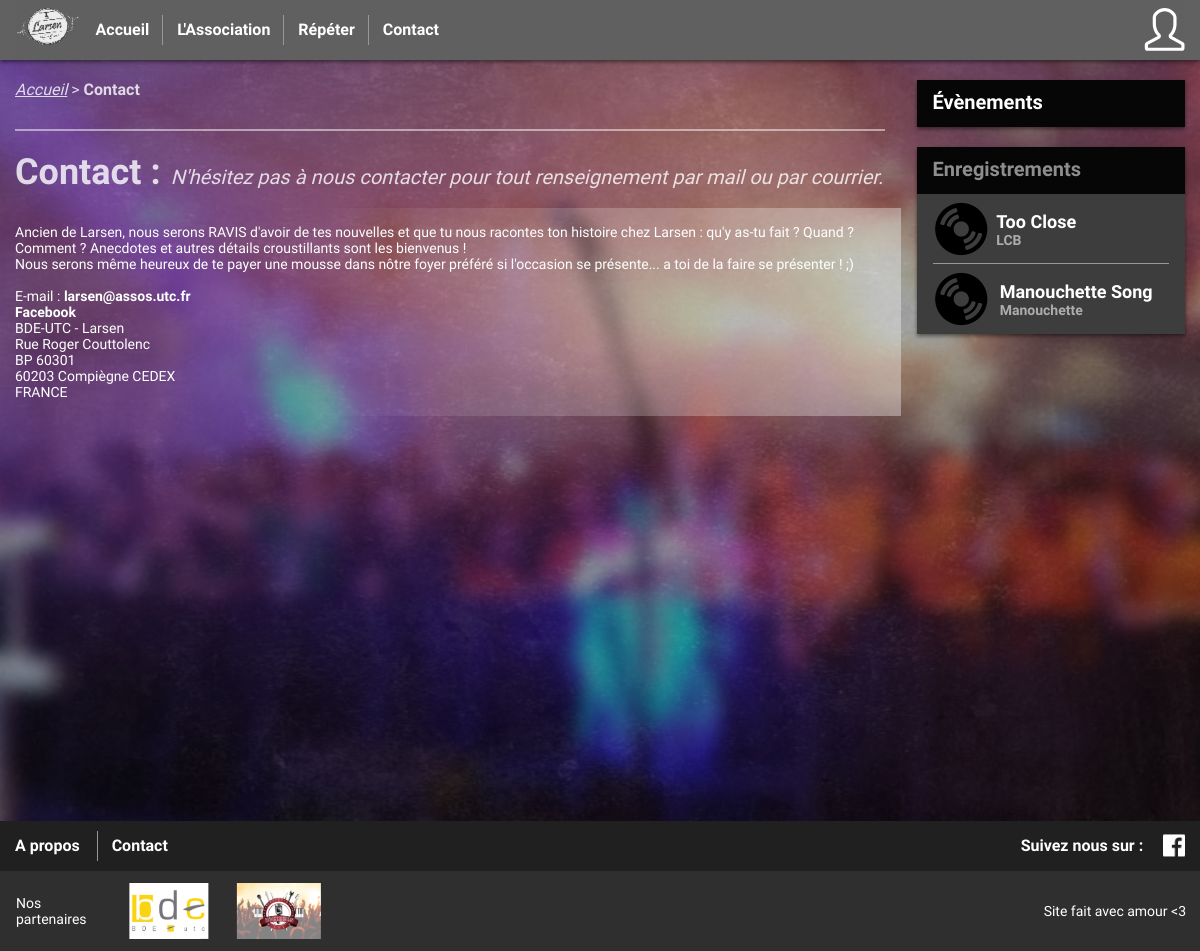
Before: /contact with the older database file.
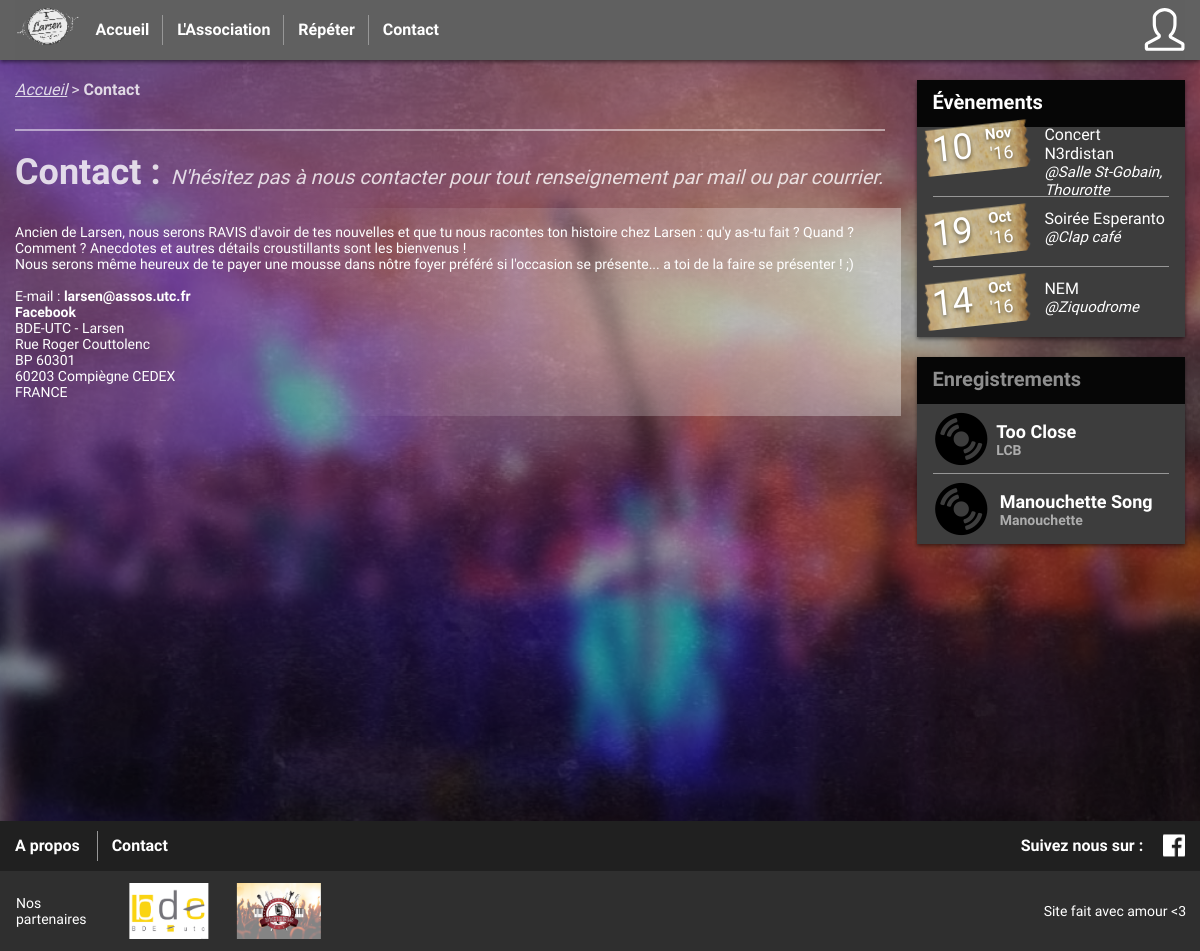
After: the same page with the newer database file.
### tables this page shows
create table events (
  ID bigint primary KEY AUTO_INCREMENT,
  nom varchar(255),
  date_event date,
  lieu varchar(255),
  description text
);

### incl/Router.php (called while the page is built, shortened)
<?php
class Router {
    static private $instance;
    private $routes;
    private $crawler;
    private $controllerFolder;
    private $configFolder;
    private $params;
    public static function getInstance()
    {
        if (!isset(self::$instance))
            self::$instance = new Router();
        return self::$instance;
    }
    function __construct() {
        $this->crawler = new \DOMDocument();
        $this->params = array();
    }
    public function setFolders($configFolder, $controllerFolder, $errorController) {
         $this->controllerFolder = $controllerFolder;
        $this->configFolder = $configFolder;
    }
    public function loadRoutes() {
        $this->crawler->load($this->configFolder.'/route.xml');
        foreach($this->crawler->getElementsByTagName("routes")->item(0)->childNodes as $route) {
            if($route->nodeName == "route") {
                $newRoute = array(
                    "url"=> $route->getAttribute("path"),
                    "controller" => $route->getElementsByTagName("controller")->item(0)->nodeValue,
                    "action" => $route->getElementsByTagName("action")->item(0)->nodeValue
                );
                if($route->getElementsByTagName("requirements")->length != 0) {
                    $requirementsArray = array();
                    $requirements = $route->getElementsByTagName("requirements")->item(0)->childNodes;
                    for($i=0; $i < $requirements->length; $i++) {
                        if($requirements->item($i)->nodeName != "#text") {
                            if(strpos($newRoute["url"], ':'.$requirements->item($i)->nodeName) !== false) {
                                $requirementsArray[$requirements->item($i)->nodeName] = $requirements->item($i)->getAttribute("value");
                            }
                        }
                    }
                    if(!empty($requirementsArray)) {
                        $newRoute["requirements"] = $requirementsArray;
                    }
                }
                $this->routes[$route->getAttribute("id")] = $newRoute;
            }
        }
    }
    public function matchRoute() {
        $requestedURL = explode('/', trim((isset($_GET['url'])) ? $_GET['url'] : '', '/'));
        $callRoute = null;
        foreach($this->routes as $route) {
            $url = explode('/', trim($route["url"], '/'));
            $params = array();
            if(count($requestedURL) == count($url)) {
                $status = true;
                for($i = 0; $i < count($url); $i++) {
                    if($url[$i] != '' && $url[$i][0] == ':') {
                        if(@array_key_exists(substr($url[$i], 1), $route["requirements"]) && !preg_match("#^".$route["requirements"][substr($url[$i], 1)]."$#",$requestedURL[$i])) {
                            $status=false;
                            break;
                        }
                        $params[substr($url[$i], 1)] = $requestedURL[$i];
                    }
                    elseif($url[$i] != $requestedURL[$i]) {
                        $status = false;
                        break;
                    }
                }
                if(!$status) {
                    unset($params);
                }
                else {
                    $callRoute = $route;
                    $this->params = $params;
                    break;
                }
            }
        }
        if($callRoute && is_file($this->controllerFolder.'/'.$callRoute["controller"].'Controller.php')) {
            $action = $callRoute["action"].'Action';
        }
        else {
            return $this->error404Redirection();
        }
        $controller = new $class();
        if(!is_callable(array($controller, $action))) {
            return $this->error404Redirection();
        }
        else {
            return $controller->$action($this->params);
        }
    }
    public function getUrl($routeName, $params = null) {
        if(!array_key_exists($routeName, $this->routes)) {
            throw new \Exception('Route doesn\'t exist');
        }
        else {
            $url = $this->routes[$routeName]["url"];
            if($params && (!strpos($this->routes[$routeName]["url"], ':') !== false)) {
                throw new \Exception('This route doesn\'t expect parmameters');
            }
            else if(!$params && (strpos($this->routes[$routeName]["url"], ':') !== false)){
                throw new \Exception('This route needs parameters');
            }
            else if(strpos($this->routes[$routeName]["url"], ':') !== false) {
                foreach ($params as $key=>$value) {
                    $url = str_replace(":".$key, $value, $url);
                }
            }
            return '/larsenUTC'.$url;
        }
    }
}

### controllers/associationController.php (called while the page is built, shortened)
<?php
class AssociationController {
	public function contactAction() {
		include_once('./views/contacts.php');
	}
}

### controllers/side_bar/C_s_blog.php (called while the page is built)
<?php
include_once('./models/M_events.php');
$events = get_events(0,3);
$records = array(
    array(
        "name" => "<a href='https://soundcloud.com/d-cibels-utc/too-close-cover'>Too Close</a>",
        "artist" => "LCB",
        "type" => "audio"
    ),
    array(
        "name" => "<a href='https://soundcloud.com/d-cibels-utc/manouchette-song'>Manouchette Song</a>",
        "artist" => "Manouchette",
        "type" => "audio"
    )
);
include_once('./views/side_bar/s_blog.php');

### models/M_events.php (called while the page is built, shortened)
<?php
function get_events($offset = 0, $limit = 50) {
    $db = SPDO::getSPDO();
    $req = $db->prepare('SELECT * FROM events ORDER BY date_event DESC LIMIT :offset, :limit');
    $req->bindParam('offset', $offset, PDO::PARAM_INT);
    $req->bindParam('limit', $limit, PDO::PARAM_INT);
    $req->execute();
    return $req->fetchAll();
}

### views/side_bar/s_blog.php (the view)
<div class="list-module row">
    <div class="col-md-12">
        <div class="row list-module-title">
            <div class="col-md-12">
                <h3><a href='<?php echo $router->getUrl('eventList'); ?>'>Évènements</a></h3>
            </div>
        </div>
        <div class="row">
            <?php
            foreach($events as $event) { ?>
            <div class="col-md-12 list-row">
                <div class="row">
                    <div class="col-md-5 event-date">
                        <div class="row">
                            <?php echo '<div class="col-md-6"><span class="event-date-day">'.date('d', strtotime($event['date_event'])).'</span></div><div class="col-md-6"><span class="event-date-month">'.utf8_encode(strftime('%b', strtotime($event['date_event']))).'</span><span class="event-date-year">\''.date('y', strtotime($event['date_event'])).'</span></div>'; ?>
                        </div>
                    </div>
                    <div class="col-md-7">
                        <div class="row">
                            <span class="event-name col-md-12"><?php echo $event['nom']; ?></span>
                            <span class="event-place col-md-12">@<?php echo $event['lieu']; ?></span>
                        </div>
                    </div>
                </div>
            </div>
            <?php }
            ?>
        </div>
    </div>
</div>
<div class="list-module row">
    <div class="col-md-12">
        <div class="row list-module-title">
            <div class="col-md-12">
                <h3>Enregistrements</h3>
            </div>
        </div>
        <div class="row">
            <?php
            foreach($records as $record) { ?>
            <div class="col-md-12 list-row">
                <div class="row">
                    <div class="col-md-3 record-type">
                        <?php
                            if($record['type'] == "audio") {
                                echo '<span class="glyphicon glyphicon-cd"></span>';
                            }
                            else {
                                echo '<span class="glyphicon glyphicon-film"></span>';
                            }
                        ?>
                    </div>
                    <div class="col-md-9 record-info">
                        <div class="row">
                            <span class="record-name col-md-12"><?php echo $record['name']; ?></span>
                            <span class="record-artist col-md-12"><?php echo $record['artist']; ?></span>
                        </div>
                    </div>
                </div>
            </div>
            <?php }
            ?>
        </div>
    </div>
</div>

### index.php (shortened to what this page needs)
<?php
require_once './incl/Router.php';
$router = Router::getInstance();
$router->setFolders('config', 'controllers', 'error');
$router->loadRoutes();
$sidebarFile = null;
 ?>
<!DOCTYPE html>
<html>
    <head>
	    <link href="/larsenUTC/style/css/app.css" rel="stylesheet" />
	    <link href="/larsenUTC/style/css/glyphicons.css" rel="stylesheet" />
    </head>
    <body>
        <nav class="nav">
			<ul class="container">
				<a href="<?php echo $router->getUrl('accueil'); ?>"><img src="/larsenUTC/style/img/logo.png" height="44px" class="logo"/></a>
				<li><a href="<?php echo $router->getUrl('accueil'); ?>">Accueil</a></li>
				<li class="dropdown">
					<a href="#">L'Association</a>
				</li>
				<li class="dropdown">
					<a href="<?php echo $router->getUrl('repet_salle', array('salle' => 'all')); ?>">Répéter</a>
				</li>
				<li><a href="<?php echo $router->getUrl('association_contact'); ?>">Contact</a></li>
			</ul>
        </nav>
		<div class="container">
			<section class="row">
				<article class="col-lg-9">
				<?php
				$router->matchRoute();
			?>
				</article>
				<aside class="col-lg-3">
					<div class="col-md-12">
						<?php
							if (!$sidebarFile){
								include('./controllers/side_bar/C_s_blog.php');
							}
						?>
					</div>
				</aside>
			</section>
		</div>
		<footer>
			<div class="row">
				<div class="col-md-12">
					<div class="footer-title row">
						<div class="container">
							<div class="row">
								<ul class="col-md-12">
									<li><a href="<?php echo $router->getUrl('association_presentation'); ?>">A propos</a></li>
									<li><a href="<?php echo $router->getUrl('association_contact'); ?>">Contact</a></li>
									<li class="to-right">
										Suivez nous sur : <a href='https://www.facebook.com/larsen.utc'><img src="/larsenUTC/style/img/logo-fb.png" alt="logo-fb" class="embed-img"/></a>
									</li>
								</ul>
							</div>
						</div>
					</div>
					<div class="footer-body">
						<div class="container">
							<div class="row">
								<ul class="col-md-10">
									<li><a class="text-link" href="<?php echo $router->getUrl('partenaires'); ?>">Nos partenaires</a></li>
	    							<li><a href='https://assos.utc.fr/'><img src="/larsenUTC/style/img/logo-bde.jpg" alt="logo-bde"/></a></li>
	    							<li><a href='https://assos.utc.fr/decibels/'><img src="/larsenUTC/style/img/logo-decibels.png" alt="logo-decibels"/></a></li>
								</ul>
								<div class="col-md-2 to-right ">
									Site fait avec amour <3
								</div>
							</div>
						</div>
					</div>
				</div>
			</div>
		</footer>
	</body>
</html>

### views/contacts.php (shortened to what this page needs)
<div class="row links">
	<div class="col-md-12">
		<a href="/larsenUTC/">Accueil</a> > <b>Contact</b>
	</div>
</div>
<div class="splitter">
</div>
<div class="row title">
	<div class="col-md-12">
		<h1>Contact :</h1> N'hésitez pas à nous contacter pour tout renseignement par mail ou par courrier.
	</div>
</div>
<div class="card row">
	<div class="card-content col-md-12">
		Ancien de Larsen, nous serons RAVIS d'avoir de tes nouvelles et que tu nous racontes ton histoire chez Larsen : qu'y as-tu fait ? Quand ? Comment ? Anecdotes et autres détails croustillants sont les bienvenus ! <br/>
		Nous serons même heureux de te payer une mousse dans nôtre foyer préféré si l'occasion se présente... a toi de la faire se présenter ! ;)<br/><br />
		<div id="mail">
			E-mail : <a href="mailto:larsen@assos.utc.fr">larsen@assos.utc.fr</a>
		</div>
		<div id="fb">
			<a href="https://www.facebook.com/larsen.utc">Facebook</a>
		</div>
		<div id="adresse">
			BDE-UTC - Larsen <br/>
			Rue Roger Couttolenc<br/>
			BP 60301<br/>
			60203 Compiègne CEDEX<br/>
			FRANCE<br/>
		</div>
	</div>
</div>
<div id="googleMap" style="width:500px;height:380px; margin: auto;"></div>

Changed rows visible on the page:
added events: date_event "10", date_event "Nov", date_event "16", nom "Concert N3rdistan", lieu "Salle St-Gobain, Thourotte"
added events: date_event "19", date_event "Oct", date_event "16", nom "Soirée Esperanto", lieu "Clap café"
added events: date_event "14", date_event "Oct", date_event "16", nom "NEM", lieu "Ziquodrome"
